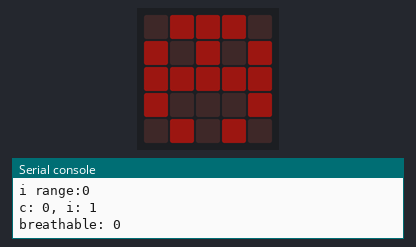
This program was run on a simulated BBC micro:bit running MicroPython. On the bench: the board's 5×5 LED display, the last lines printed to the serial console. Dim RGB values are drawn brighter than linear; random numbers come from a fixed seed. At 13.7 s the program stops and its outputs stay as they are.

Above: at 0.3 s.
At 1.51 s:
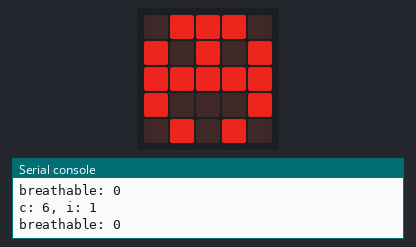
At 2.93 s:
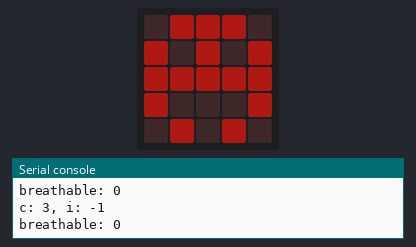
At 6.56 s:
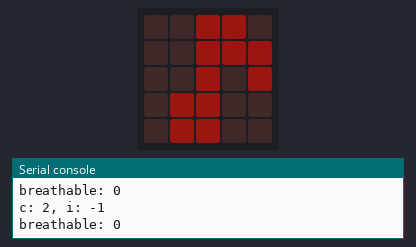
At 10.0 s:
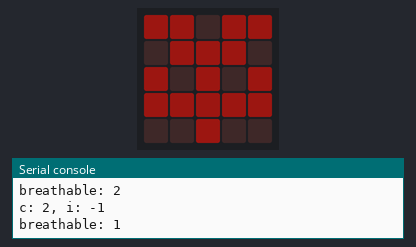
At 13.43 s:
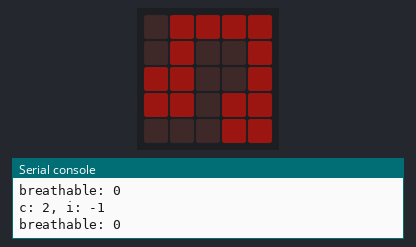

The program:

main.py
```python
from Images import *
from Utils import *
import random

temp_symbols = shallow_copy_array(SYMBOLS)
access_symbols = []
for i in range(4):
    choice = random.choice(temp_symbols)
    access_symbols.append(choice)
    temp_symbols.remove(choice)


for i in range(len(access_symbols)):
    breathe_img(access_symbols[i], 1, 0.2)
```

Utils.py
```python
from microbit import *
from Images import IMG_TEMPLATE
import time
import gc

def to_displayable_img(img):
    parsed_img = ''
    for i in range (5):
        line = ''
        for j in range(5):
            line += str(img[i][j])
        if i < 4:
            line += ':'
        parsed_img += line
    return Image(parsed_img)


def shallow_copy_array(array):
    return [row[:] for row in array]

def brighten_img(img, amount, mask = None):
    if mask == None:
        mask = img
    for i in range(5):
        for j in range (5):
            if mask[i][j] != 0:
                img[i][j] += amount

def breathe_img(img, count, breath_length, breath_interval = None):
    if breath_interval == None:
        breath_interval = 0
    for i in range(count):
        print('i range:' + str(i))
        breathable = [[0,0,0,0,0], [0,0,0,0,0], [0,0,0,0,0], [0,0,0,0,0], [0,0,0,0,0]]
        counter = 0
        increment = 1
        display.show(to_displayable_img(breathable))
        time.sleep(breath_length)
        for j in range(16):
            brighten_img(breathable, increment, img)
            print('c: ' + str(counter) + ', i: ' + str(increment))
            print('breathable: ' + str(breathable[0][0]))
            display.show(to_displayable_img(breathable))
            counter += increment
            if counter > 7:
                increment = -1
            if counter < 0:
                increment = 1
            time.sleep(breath_length)
        time.sleep(breath_interval)
```

Source omitted: Images.py (data table, 1455 bytes)
